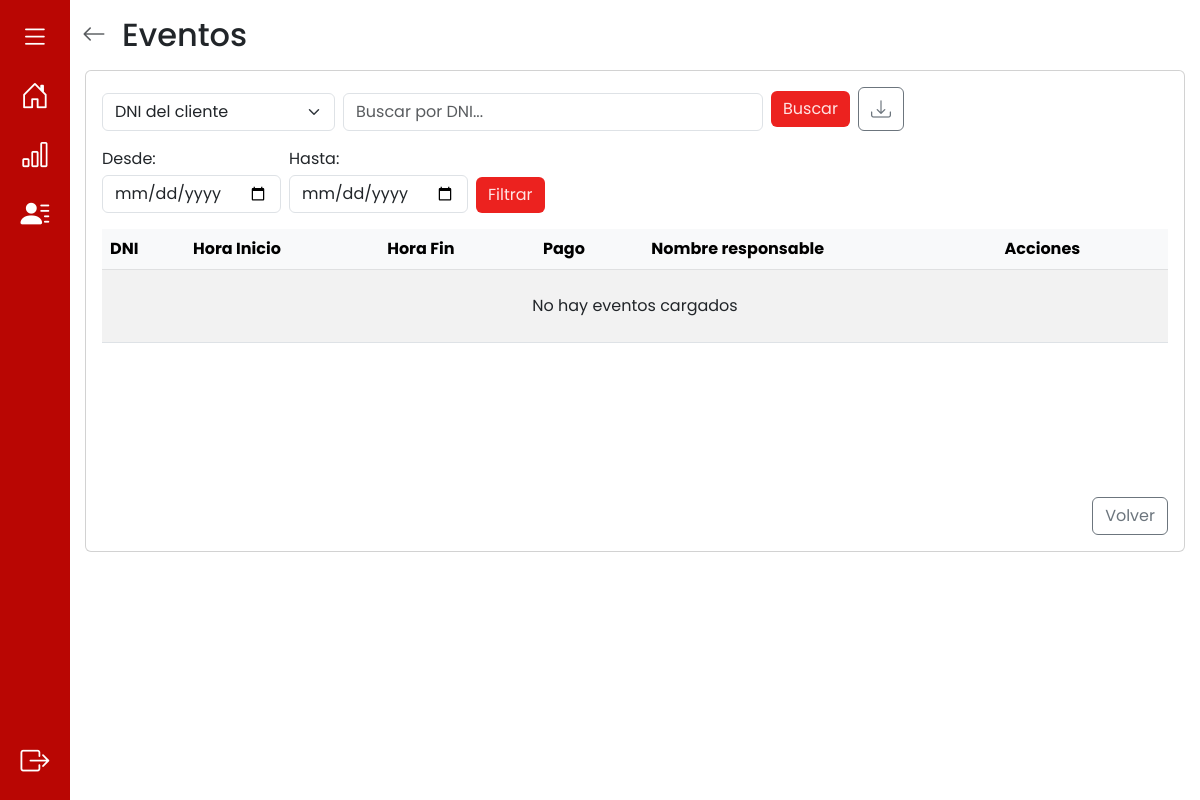
The page /eventos/ (signed in) on the database as committed earlier.
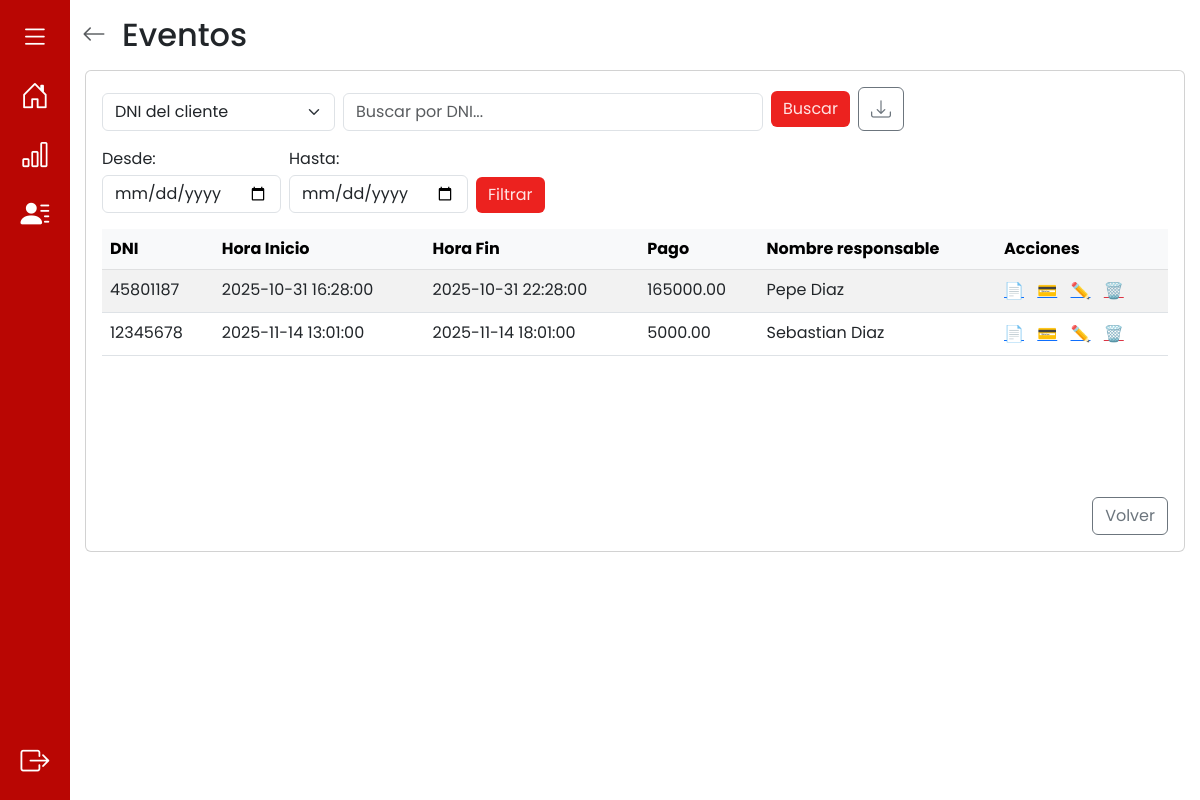
The same page on the database as committed later.
### app/models.py (models this page shows, shortened)
class Evento(db.Model):
    __tablename__ = 'evento'
    id_evento = db.Column(db.Integer, primary_key=True, autoincrement=True)
    descripcion = db.Column(db.String(100))
    fecha_inicio = db.Column(db.DateTime, nullable=False)
    fecha_fin = db.Column(db.DateTime, nullable=False)
    observaciones = db.Column(db.String(100))
    monto_total = db.Column(db.Numeric(10, 2), nullable=False)
    adeuda = db.Column(db.Boolean, default=True) #esto se actualiza cuando todos los pagos == monto total
    nro_recibo = db.Column(db.Integer) #esto se actualiza cuando todos los pagos == monto total
    @property
    def monto_deuda(self):
        return float(self.monto_total) - sum(float(p.monto_pago) for p in self.pagos)
    dni = db.Column(db.String(20), db.ForeignKey('cliente.dni'), nullable=False)
    id_responsable_apertura = db.Column(db.Integer, db.ForeignKey('responsable_llave.id_responsable'))
    id_responsable_cierre = db.Column(db.Integer, db.ForeignKey('responsable_llave.id_responsable'))
    usuario_creacion = db.Column(db.String(10), db.ForeignKey('cuenta.nombre_usuario'), nullable=False)
    cliente = db.relationship('Cliente', back_populates='eventos')
    responsable_apertura = db.relationship('ResponsableLlave', foreign_keys=[id_responsable_apertura], back_populates='eventos_apertura')
    responsable_cierre = db.relationship('ResponsableLlave', foreign_keys=[id_responsable_cierre], back_populates='eventos_cierre')
    usuario = db.relationship('Cuenta', back_populates='eventos')
    pagos = db.relationship('Pago', back_populates='evento', cascade="all, delete-orphan")
    auditorias_evento = db.relationship('AuditoriaEvento', back_populates='evento', cascade="all, delete-orphan")

class ResponsableLlave(db.Model):
    __tablename__ = 'responsable_llave'
    id_responsable = db.Column(db.Integer, primary_key=True, autoincrement=True)
    nombre = db.Column(db.String(20))
    apellido = db.Column(db.String(20))
    eventos_apertura = db.relationship('Evento', foreign_keys='Evento.id_responsable_apertura', back_populates='responsable_apertura')
    eventos_cierre = db.relationship('Evento', foreign_keys='Evento.id_responsable_cierre', back_populates='responsable_cierre')

### app/routes/eventos_routes.py (the view)
@eventos_bp.route("/", methods=["GET"])
def eventos():
    try:
        eventos = Evento.query.all()
        return render_template('eventos.html', eventos_list = eventos)
    except Exception as e:
        print(f"Error al cargar eventos: {str(e)}")
        return render_template("eventos.html", mensaje="Error al cargar eventos")

### app/__init__.py (called while the page is built)
def create_app():
    app = Flask(__name__)
    app.config["SQLALCHEMY_DATABASE_URI"] = "sqlite:///alberdi.db"
    app.config["SQLALCHEMY_TRACK_MODIFICATIONS"] = False
    app.secret_key = "clave-secreta"
    db.init_app(app)
    @app.context_processor
    def inject_user():
        from app.models import Cuenta
        current_user = None
        if 'username' in session:
            current_user = Cuenta.query.get(session['username'])
        return dict(current_user=current_user)
    from .routes import register_blueprints
    register_blueprints(app)
    return app

### app/models.py (called while the page is built)
    def es_admin(self):
        return True  #Por ahora todos son admin (y en las vistas pueden ver todo)

### app/templates/eventos.html (shortened to what this page needs)
{% extends 'base.html' %} {% block title %} Eventos {% endblock %} {% block
content %}
<div class="container py-3">
  <div class="d-flex align-items-center mb-3">
    <a
      href="{{ url_for('auth.inicio') }}"
      class="text-muted me-3"
      aria-label="Volver"
    >
      <i class="bi bi-arrow-left fs-4"></i>
    </a>
    <h2 class="m-0">Eventos</h2>
  </div>
  <div class="d-flex justify-content-center">
    <div class="card w-100" style="max-width: 1100px">
      <div class="card-body d-flex flex-column" style="min-height: 60vh">
        <div class="row mb-3">
          <div class="col-12">
            <form
              action="{{ url_for('eventos_bp.buscar_evento_campo') }}"
              method="POST"
              class="d-flex gap-2 align-items-end"
            >
              <div>
                <select name="campo" id="campo" class="form-select">
                  <option value="dni" selected>DNI del cliente</option>
                </select>
              </div>
              <div class="flex-grow-1" style="max-width:420px;">
                <input type="search" name="valor" id="valor" class="form-control" placeholder="Buscar por DNI..." aria-label="Buscar" />
              </div>
              <div class="d-flex align-items-center">
                  <button type="submit" class="btn btn-custom me-2">Buscar</button>
                  <button type="button" id="downloadPdfBtn" class="btn btn-outline-secondary" title="Descargar lista (PDF)">
                    <i class="bi bi-download fs-5"></i>
                </button>
              </div>
            </form>
          </div>
        </div>
        <div class="row mb-3">
          <div class="col-12">
            <form
              action="{{ url_for('eventos_bp.rango_eventos_por_fecha') }}"
              method="GET"
              class="d-flex gap-2 align-items-end"
            >
              <div>
                <label class="form-label mb-1">Desde:</label>
                <input
                  type="date"
                  id="desde"
                  name="desde"
                  class="form-control"
                />
              </div>
              <div>
                <label class="form-label mb-1">Hasta:</label>
                <input
                  type="date"
                  id="hasta"
                  name="hasta"
                  class="form-control"
                />
              </div>
              <div class="align-self-end">
                <button type="submit" class="btn btn-custom">Filtrar</button>
              </div>
            </form>
          </div>
        </div>
        <div class="row flex-grow-1 mb-3">
          <div class="col-12">
            <div style="max-height: 50vh; overflow: auto">
              <table class="table table-striped table-hover mb-0">
                <thead
                  class="table-light position-sticky top-0"
                  style="z-index: 1"
                >
                  <tr>
                    <th>DNI</th>
                    <th>Hora Inicio</th>
                    <th>Hora Fin</th>
                    <th>Pago</th>
                    <th>Nombre responsable</th>
                    <th>Acciones</th>
                  </tr>
                </thead>
                <tbody>
                  {% for evento in eventos_list %}
                  <tr>
                    <td class="td-dni">{{ evento.dni }}</td>
                    <td>{{ evento.fecha_inicio }}</td>
                    <td>{{ evento.fecha_fin }}</td>
                    <td>
                      {{ evento.pagos | map(attribute='monto_pago') | sum }}
                    </td>
                    <td>
                      {{ evento.responsable_apertura.nombre }} {{
                      evento.responsable_apertura.apellido }}
                    </td>
                    <td class="acciones">
                      <a
                        href="{{ url_for('eventos_bp.detalles_evento', id_evento=evento.id_evento) }}"
                        class="me-2"
                        >📄</a
                      >
                      {% if current_user.es_admin() %}
                      <button
                        type="button"
                        class="me-2 btn btn-link p-0 openAddPaymentBtn"
                        data-action="{{ url_for('ingresos.agregar_pago', id_evento=evento.id_evento) }}"
                        data-id="{{ evento.id_evento }}"
                        data-descripcion="{{ evento.descripcion | e }}"
                        data-monto="{{ evento.monto_total }}"
                        data-monto-deuda="{{ (evento.monto_deuda if evento.monto_deuda is defined else (evento.monto_total - (evento.pagos | map(attribute='monto_pago') | sum))) }}"
                        data-adeuda="{{ '1' if evento.adeuda else '0' }}"
                        data-cliente-nombre="{{ evento.cliente.nombre if evento.cliente is defined else '' }}"
                        data-cliente-apellido="{{ evento.cliente.apellido if evento.cliente is defined else '' }}"
                        data-cliente-dni="{{ evento.cliente.dni if evento.cliente is defined else '' }}"
                        data-responsable-nombre="{{ evento.responsable_apertura.nombre if evento.responsable_apertura is defined else '' }}"
                        data-responsable-apellido="{{ evento.responsable_apertura.apellido if evento.responsable_apertura is defined else '' }}"
                      >
                        💳
                      </button>
                      <a
                        href="{{ url_for('eventos_bp.editar_evento', id_evento=evento.id_evento) }}"
                        class="me-2"
                        >✏️</a
                      >
                      <form
                        action="{{ url_for('eventos_bp.eliminar_evento', id_evento=evento.id_evento) }}"
                        method="POST"
                        style="display: inline"
                      >
                        <button
                          type="submit"
                          class="btn btn-link p-0 text-danger"
                          onclick="return confirm('¿Seguro que querés eliminar este evento?')"
                        >
                          🗑️
                        </button>
                      </form>
                      {% endif %}
                    </td>
                  </tr>
                  {% else %}
                  <tr>
                    <td colspan="7" class="text-center py-4">
                      No hay eventos cargados
                    </td>
                  </tr>
                  {% endfor %}
                </tbody>
              </table>
            </div>
          </div>
        </div>
        <div class="row">
          <div class="col-md-8 d-flex flex-column justify-content-center">
          </div>
          <div class="col-md-4 d-flex justify-content-end align-items-center">
            <a href="/" class="btn btn-outline-secondary">Volver</a>
          </div>
        </div>
      </div>
    </div>
  </div>
</div>
{% endblock %}

### app/templates/base.html (shortened to what this page needs)
<!DOCTYPE html>
<html>
  <head>
    <link
      href="https://cdn.jsdelivr.net/npm/bootstrap@5.3.0/dist/css/bootstrap.min.css"
      rel="stylesheet"
    />
    <link
      href="https://cdn.jsdelivr.net/npm/bootstrap-icons@1.11.3/font/bootstrap-icons.css"
      rel="stylesheet"
    />
    <link
      rel="stylesheet"
      href=" {{ url_for('static', filename ='css/style.css') }}"
    />
    {% block extra_head %}
    <link
      href="https://cdn.jsdelivr.net/npm/fullcalendar@6.1.8/index.global.min.css"
      rel="stylesheet"
    />
    <link
      href="{{ url_for('static', filename='css/calendar.css') }}"
      rel="stylesheet"
    />
    {% endblock %}
  </head>
  <body>
    <div class="layout-with-sidebar">
      <nav class="sidebar bg-pry p-3" aria-label="Barra lateral">
        <ul class="nav flex-column align-items-center h-100" style="gap:1rem">
          <li class="nav-item">
            <a class="nav-link p-0" href="#" aria-label="Menu">
              <i class="bi bi-list text-white" style="font-size: 1.8rem"></i>
            </a>
          </li>
          <li
            class="nav-item {% if active_page == 'inicio' %}active-nav{% endif %}"
          >
            <a class="nav-link p-0" href="{{ url_for('auth.inicio') }}" title="Inicio">
              <i
                class="bi bi-house-door {% if active_page == 'inicio' %}text-secondary{% else %}text-white{% endif %}"
                style="font-size: 1.8rem"
              ></i>
            </a>
          </li>
          {% if current_user.es_admin() %}
          <li
            class="nav-item {% if active_page == 'ingresos' %}active-nav{% endif %}"
          >
            <a class="nav-link p-0" href="{{ url_for('ingresos.ingresos') }}" title="Ingresos">
              <i
                class="bi bi-bar-chart {% if active_page == 'ingresos' %}text-secondary{% else %}text-white{% endif %}"
                style="font-size: 1.8rem"
              ></i>
            </a>
          </li>
          {% endif %}
          {% if current_user.es_admin() %}
          <li class="nav-item {% if active_page == 'cuentas' %}active-nav{% endif %}">
            <a class="nav-link p-0" href="{{ url_for('cuentas.cuentas') }}" title="Cuentas">
              <i
                class="bi bi-person-lines-fill {% if active_page == 'cuentas' %}text-secondary{% else %}text-white{% endif %}"
                style="font-size: 1.8rem"
              ></i>
            </a>
          </li>
          {% endif %}
          <li class="nav-item mt-auto">
            <a
              class="nav-link p-0 text-white"
              href="{{ url_for('auth.salir') }}"
              aria-label="Cerrar sesión"
              title="Cerrar sesión"
            >
              <i
                class="bi bi-box-arrow-right text-white"
                style="font-size: 1.8rem"
              ></i>
            </a>
          </li>
        </ul>
      </nav>
      <main class="main-content flex-grow-1">{% block content %} {% endblock %}</main>
    </div>
  </body>
</html>

### app/static/css/style.css (style rules this page uses)
:root { --color-primario: #b90603; --color-hover: #ffe4e4; --color-btn: #ec221f; }
html, body { height: 100%; margin: 0; overflow-x: hidden; }
body { font-family: "Poppins", sans-serif; font-weight: 400; font-style: normal; margin: 0; padding: 0; }
.layout-with-sidebar { display: flex; align-items: stretch; min-height: 100vh; }
.sidebar { width: 70px; display: flex; flex-direction: column; align-items: center; padding-top: 1rem; padding-bottom: 1rem; height: auto; overflow-y: auto; }
.main-content { flex: 1; min-height: 0; background: transparent; padding: 0; }
.btn-custom { background-color: var(--color-btn); color: var(--color-hover); border: none; transition: background 0.2s; }
.bg-pry { background-color: var(--color-primario); }

Rows that differ between the two databases and show on the page:
added Evento: dni "45801187", fecha_inicio "2025-10-31 16:28:00", fecha_fin "2025-10-31 22:28:00", pagos|map "165000.00", responsable_apertura.nombre "Pepe", responsable_apertura.apellido "Diaz"
added Evento: dni "12345678", fecha_inicio "2025-11-14 13:01:00", fecha_fin "2025-11-14 18:01:00", pagos|map "5000.00", responsable_apertura.nombre "Sebastian", responsable_apertura.apellido "Diaz"
Other text that changed with them:
text no longer shown: "No hay eventos cargados"
